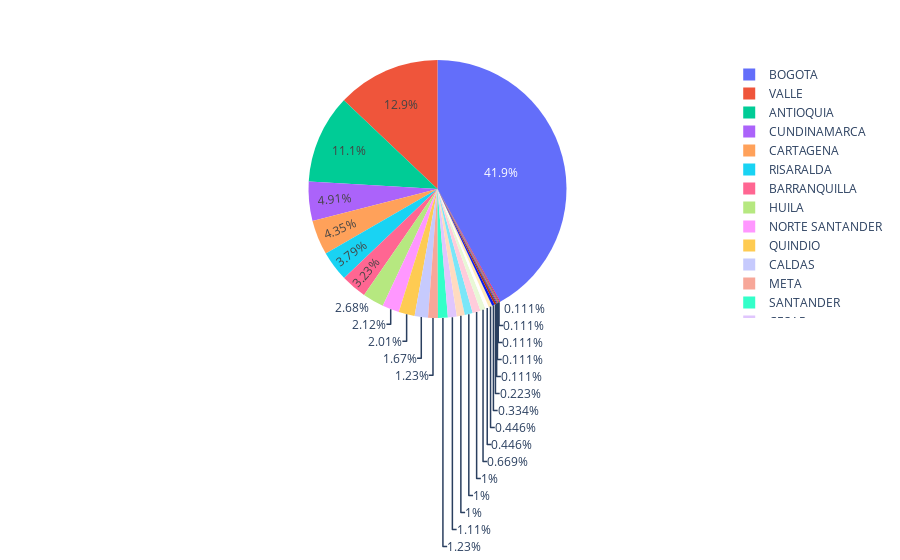

Here is the notebook cell this chart was saved with:
### Code cell
fig = px.pie(dfdptos, values="Total casos", names="Departamentos") 
fig.show()

### Figure 1 — Plotly figure (JSON) as saved in the notebook; plotly's stock layout.template omitted (floating-point values rounded to 4 significant figures)
{"data": [{"domain": {"x": [0, 1], "y": [0, 1]}, "hovertemplate": "Departamentos=%{label}<br>Total casos=%{value}<extra></extra>", "labels": ["BOGOTA", "VALLE", "ANTIOQUIA", "CARTAGENA", "HUILA", "META", "RISARALDA", "NORTE SANTANDER", "CALDAS", "CUNDINAMARCA", "BARRANQUILLA", "SANTANDER", "QUINDIO", "TOLIMA", "CAUCA", "STA MARTA D.E.", "CESAR", "SAN ANDRES", "CASANARE", "NARIÑO", "ATLANTICO", "BOYACA", "CORDOBA", "BOLIVAR", "SUCRE", "MAGDALENA", "GUAJIRA"], "legendgroup": "", "name": "", "showlegend": true, "type": "pie", "values": [376, 116, 100, 39, 24, 11, 34, 19, 15, 44, 29, 11, 18, 9, 9, 9, 10, 1, 1, 4, 4, 6, 2, 3, 1, 1, 1]}], "layout": {"legend": {"tracegroupgap": 0}, "margin": {"t": 60}}}
